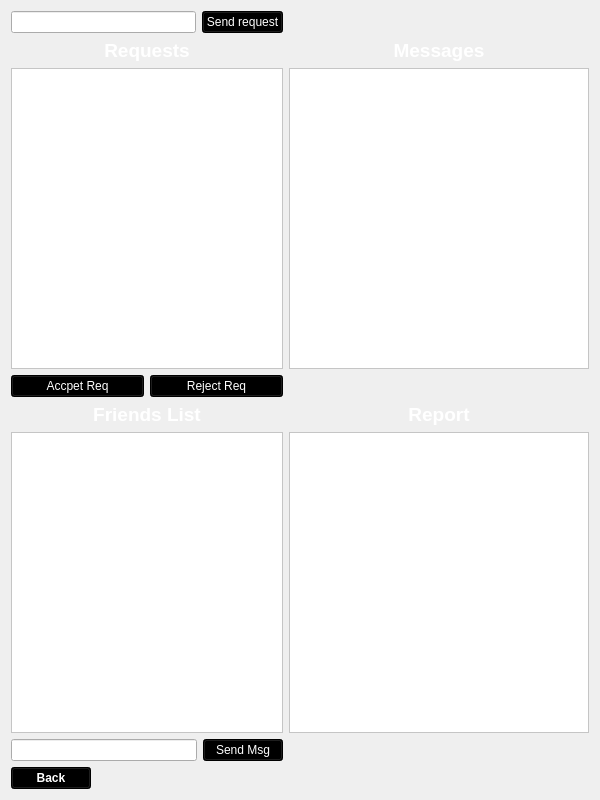
<?xml version="1.0" encoding="UTF-8"?>
<ui version="4.0">
 <class>FriendsWindow</class>
 <widget class="QWidget" name="FriendsWindow">
  <property name="geometry">
   <rect>
    <x>0</x>
    <y>0</y>
    <width>600</width>
    <height>800</height>
   </rect>
  </property>
  <property name="minimumSize">
   <size>
    <width>600</width>
    <height>800</height>
   </size>
  </property>
  <property name="maximumSize">
   <size>
    <width>600</width>
    <height>800</height>
   </size>
  </property>
  <property name="windowTitle">
   <string>Friends</string>
  </property>
  <property name="windowIcon">
   <iconset resource="Resources/main.qrc">
    <normaloff>:/Icons/Icons/spotify.png</normaloff>:/Icons/Icons/spotify.png</iconset>
  </property>
  <property name="styleSheet">
   <string notr="true">background-image: url(:/Background/background/darkgreen.png);</string>
  </property>
  <layout class="QGridLayout" name="gridLayout">
   <item row="2" column="1">
    <widget class="QTableView" name="Messages_tableView">
     <property name="styleSheet">
      <string notr="true">background-image: url(:/Background/background/transparent.png);
color: rgb(0, 0, 0);
background-color: rgb(255, 255, 255);</string>
     </property>
    </widget>
   </item>
   <item row="2" column="0">
    <widget class="QListView" name="Requests_listView">
     <property name="styleSheet">
      <string notr="true">background-image: url(:/Background/background/transparent.png);
color: rgb(0, 0, 0);
background-color: rgb(255, 255, 255);</string>
     </property>
    </widget>
   </item>
   <item row="5" column="1">
    <widget class="QTableView" name="Report_tableView">
     <property name="styleSheet">
      <string notr="true">background-image: url(:/Background/background/transparent.png);
color: rgb(0, 0, 0);
background-color: rgb(255, 255, 255);</string>
     </property>
    </widget>
   </item>
   <item row="1" column="0">
    <widget class="QLabel" name="Requests_lbl">
     <property name="font">
      <font>
       <pointsize>14</pointsize>
       <weight>75</weight>
       <bold>true</bold>
      </font>
     </property>
     <property name="styleSheet">
      <string notr="true">background-image: url(:/Background/background/transparent.png);
color: rgb(255, 255, 255);</string>
     </property>
     <property name="text">
      <string>Requests</string>
     </property>
     <property name="alignment">
      <set>Qt::AlignCenter</set>
     </property>
    </widget>
   </item>
   <item row="10" column="0">
    <layout class="QHBoxLayout" name="horizontalLayout">
     <item>
      <widget class="QPushButton" name="back_btn">
       <property name="font">
        <font>
         <pointsize>9</pointsize>
         <weight>75</weight>
         <bold>true</bold>
        </font>
       </property>
       <property name="styleSheet">
        <string notr="true">color: rgb(255, 255, 255);
background-color: rgb(0, 0, 0);</string>
       </property>
       <property name="text">
        <string>Back</string>
       </property>
      </widget>
     </item>
     <item>
      <spacer name="horizontalSpacer">
       <property name="orientation">
        <enum>Qt::Horizontal</enum>
       </property>
       <property name="sizeHint" stdset="0">
        <size>
         <width>40</width>
         <height>20</height>
        </size>
       </property>
      </spacer>
     </item>
    </layout>
   </item>
   <item row="1" column="1">
    <widget class="QLabel" name="Messages_lbl">
     <property name="minimumSize">
      <size>
       <width>300</width>
       <height>0</height>
      </size>
     </property>
     <property name="maximumSize">
      <size>
       <width>300</width>
       <height>16777215</height>
      </size>
     </property>
     <property name="font">
      <font>
       <pointsize>14</pointsize>
       <weight>75</weight>
       <bold>true</bold>
      </font>
     </property>
     <property name="styleSheet">
      <string notr="true">background-image: url(:/Background/background/transparent.png);
color: rgb(255, 255, 255);</string>
     </property>
     <property name="text">
      <string>Messages</string>
     </property>
     <property name="alignment">
      <set>Qt::AlignCenter</set>
     </property>
    </widget>
   </item>
   <item row="5" column="0">
    <widget class="QListView" name="Friends_listView">
     <property name="styleSheet">
      <string notr="true">background-image: url(:/Background/background/transparent.png);
color: rgb(0, 0, 0);
background-color: rgb(255, 255, 255);</string>
     </property>
    </widget>
   </item>
   <item row="4" column="1">
    <widget class="QLabel" name="Report_lbl">
     <property name="font">
      <font>
       <pointsize>14</pointsize>
       <weight>75</weight>
       <bold>true</bold>
      </font>
     </property>
     <property name="styleSheet">
      <string notr="true">background-image: url(:/Background/background/transparent.png);
color: rgb(255, 255, 255);</string>
     </property>
     <property name="text">
      <string>Report</string>
     </property>
     <property name="alignment">
      <set>Qt::AlignCenter</set>
     </property>
    </widget>
   </item>
   <item row="6" column="0">
    <layout class="QHBoxLayout" name="horizontalLayout_3">
     <item>
      <widget class="QLineEdit" name="Msg_lineEdit">
       <property name="styleSheet">
        <string notr="true">background-image: url(:/Background/background/transparent.png);
</string>
       </property>
      </widget>
     </item>
     <item>
      <widget class="QPushButton" name="SendMsg_btn">
       <property name="font">
        <font>
         <pointsize>9</pointsize>
        </font>
       </property>
       <property name="styleSheet">
        <string notr="true">color: rgb(255, 255, 255);
background-color: rgb(0, 0, 0);</string>
       </property>
       <property name="text">
        <string>Send Msg</string>
       </property>
      </widget>
     </item>
    </layout>
   </item>
   <item row="4" column="0">
    <widget class="QLabel" name="FriendsList_label">
     <property name="font">
      <font>
       <pointsize>14</pointsize>
       <weight>75</weight>
       <bold>true</bold>
      </font>
     </property>
     <property name="styleSheet">
      <string notr="true">background-image: url(:/Background/background/transparent.png);
color: rgb(255, 255, 255);</string>
     </property>
     <property name="text">
      <string>Friends List</string>
     </property>
     <property name="alignment">
      <set>Qt::AlignCenter</set>
     </property>
    </widget>
   </item>
   <item row="0" column="0">
    <layout class="QHBoxLayout" name="horizontalLayout_2">
     <item>
      <widget class="QLineEdit" name="Sendreq_lineEdit">
       <property name="styleSheet">
        <string notr="true">background-image: url(:/Background/background/transparent.png);
</string>
       </property>
      </widget>
     </item>
     <item>
      <widget class="QPushButton" name="Sendreq_btn">
       <property name="styleSheet">
        <string notr="true">color: rgb(255, 255, 255);
background-color: rgb(0, 0, 0);</string>
       </property>
       <property name="text">
        <string>Send request</string>
       </property>
      </widget>
     </item>
    </layout>
   </item>
   <item row="3" column="0">
    <layout class="QHBoxLayout" name="horizontalLayout_4">
     <item>
      <widget class="QPushButton" name="accpet_btn">
       <property name="styleSheet">
        <string notr="true">color: rgb(255, 255, 255);
background-color: rgb(0, 0, 0);</string>
       </property>
       <property name="text">
        <string>Accpet Req</string>
       </property>
      </widget>
     </item>
     <item>
      <widget class="QPushButton" name="reject_btn">
       <property name="styleSheet">
        <string notr="true">color: rgb(255, 255, 255);
background-color: rgb(0, 0, 0);</string>
       </property>
       <property name="text">
        <string>Reject Req</string>
       </property>
      </widget>
     </item>
    </layout>
   </item>
  </layout>
 </widget>
 <resources>
  <include location="Resources/main.qrc"/>
 </resources>
 <connections/>
</ui>
